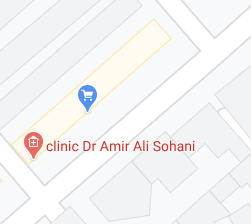
#> input picture blob_detection_algorithm/images/map_snippet2.png, 251 x 224 px
$ python main.py
#> lines starting #> are read from the running program, lines starting #| are printed output that depends on the picture; after the words box and inside, x2 and y2 are one past the last pixel; in counts of white or black regions, pixels touching at a corner belong together
"""
This algorithm counts the number of houses from sattelite view map.
It takes an image and based upon the grey value of the houses, segmentation is done
After that, using findContour() function, it counts the number of contours/blobs
Test images in ./images folder
"""


import cv2
import numpy as np
import matplotlib.pyplot as plt

img = cv2.imread("images/map_snippet2.png", 0)
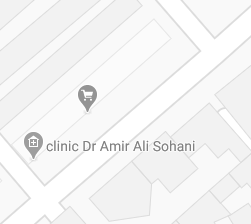
#> img: shape (224, 251); min 129, max 255, mean 244.5
fig1 = plt.figure(1)
plt.imshow(img, 'gray')
plt.title("Gray scale image")

ret, thresh = cv2.threshold(img, 242, 255, cv2.THRESH_TOZERO_INV)   # every pixel below the threshold is turned white
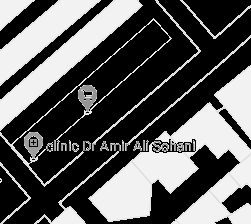
#> thresh: shape (224, 251); min 0, max 242, mean 91.5
ret, thresh_final = cv2.threshold(thresh, 240, 255, cv2.THRESH_TOZERO)  # every pixel below the threshold is turned black
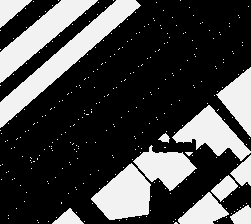
#> thresh_final: shape (224, 251); min 0, max 242, mean 68.3
# using the above 2 lines, we only took values in range [240, 242]

fig2 = plt.figure(2)
plt.imshow(thresh_final, 'gray')
plt.title("After applying thresholding")

# applying morphological operaations to reduce noise
kernel = np.ones((3,3), np.uint8)
morph_img = cv2.erode(thresh_final, kernel, iterations=1)
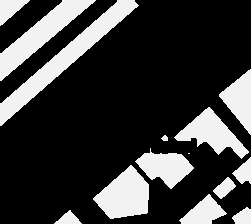
#> morph_img: shape (224, 251); min 0, max 242, mean 57.4

fig3 = plt.figure(3)
plt.imshow(morph_img, 'gray')
plt.title("After applying morphological operations")

# applying canny edge detection and finding contours in the image
canny_img = cv2.Canny(morph_img, 254, 255)  # see readme for threshold detail
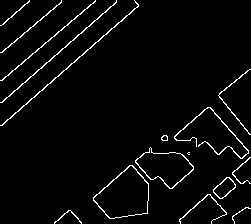
#> canny_img: shape (224, 251); 3.4% white in thin lines or dots
contours, hierarchy = cv2.findContours(canny_img, cv2.RETR_EXTERNAL, cv2.CHAIN_APPROX_NONE)
#> contours = 16 contours, 3 with area under 20; largest, box (x1, y1, x2, y2) and area: (93, 165, 149, 219) 1928, (135, 147, 194, 189) 1336, (213, 177, 236, 199) 272, (0, 0, 139, 126) 106, (174, 107, 249, 159) 96
contour_count = len(contours)
#> contour_count = 16

# using findContours() function to count the white blobs.
# using this function on morph_img is better than using it on canny_img

blob, hierarchy = cv2.findContours(morph_img, cv2.RETR_EXTERNAL, cv2.CHAIN_APPROX_NONE)
#> blob = 14 contours, 1 with area under 20; largest, box (x1, y1, x2, y2) and area: (0, 0, 139, 126) 2842, (0, 0, 96, 81) 2124, (93, 165, 149, 219) 1856, (174, 107, 249, 159) 1508, (135, 148, 194, 189) 1230
blob_count = len(blob)
#> blob_count = 14


fig4 = plt.figure(4)

plt.subplot(211)
plt.imshow(canny_img, 'gray')   # this will count the number of contours in the images
plt.xlabel("Count = " + str(contour_count))
plt.ylabel("Detecting # of contours")
plt.title("Comparing results od 2 different techniques")

plt.subplot(212)
plt.imshow(morph_img, 'gray')   # this will count the number of white blobs in the images
plt.xlabel("Count = " + str(blob_count))
plt.ylabel("Detecting # of blobs")


plt.show()
